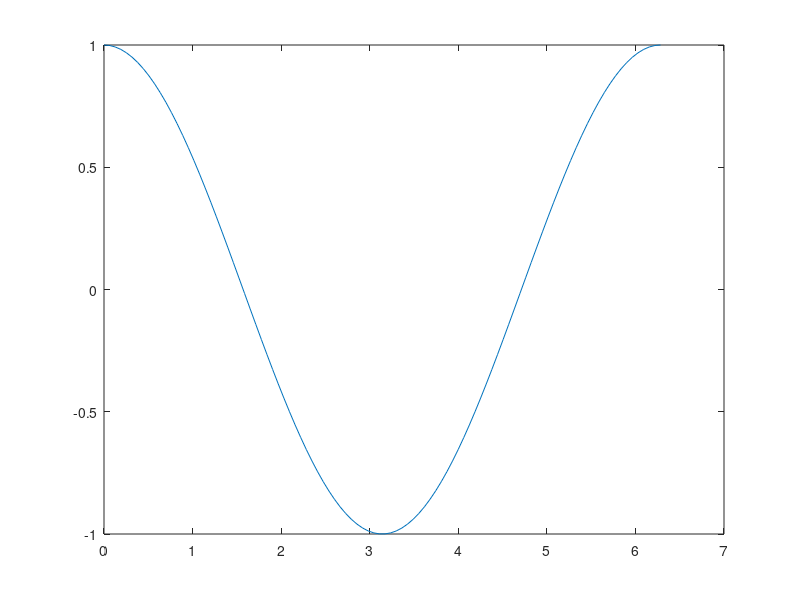

Write the MATLAB code that produced this figure.
x = linspace(0,2*pi);
y = cos(x);

disp('about to plot');
plot(x,y);
disp('about to save');
saveas(gcf,'sandbox_plot.png');
disp('saved');